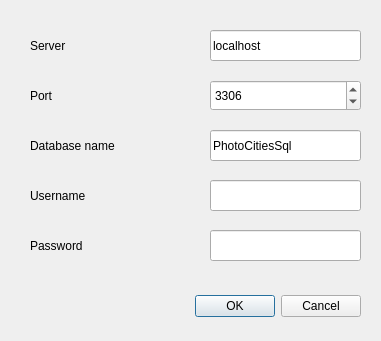
<?xml version="1.0" encoding="UTF-8"?>
<ui version="4.0">
 <class>LoginDialog</class>
 <widget class="QDialog" name="LoginDialog">
  <property name="geometry">
   <rect>
    <x>0</x>
    <y>0</y>
    <width>381</width>
    <height>341</height>
   </rect>
  </property>
  <property name="windowTitle">
   <string>Dialog</string>
  </property>
  <widget class="QDialogButtonBox" name="buttonBox">
   <property name="geometry">
    <rect>
     <x>20</x>
     <y>290</y>
     <width>341</width>
     <height>32</height>
    </rect>
   </property>
   <property name="orientation">
    <enum>Qt::Horizontal</enum>
   </property>
   <property name="standardButtons">
    <set>QDialogButtonBox::Cancel|QDialogButtonBox::Ok</set>
   </property>
  </widget>
  <widget class="QLabel" name="label">
   <property name="geometry">
    <rect>
     <x>30</x>
     <y>30</y>
     <width>151</width>
     <height>31</height>
    </rect>
   </property>
   <property name="text">
    <string>Server</string>
   </property>
  </widget>
  <widget class="QLabel" name="label_2">
   <property name="geometry">
    <rect>
     <x>30</x>
     <y>80</y>
     <width>151</width>
     <height>31</height>
    </rect>
   </property>
   <property name="text">
    <string>Port</string>
   </property>
  </widget>
  <widget class="QLabel" name="label_3">
   <property name="geometry">
    <rect>
     <x>30</x>
     <y>130</y>
     <width>151</width>
     <height>31</height>
    </rect>
   </property>
   <property name="text">
    <string>Database name</string>
   </property>
  </widget>
  <widget class="QLabel" name="label_4">
   <property name="geometry">
    <rect>
     <x>30</x>
     <y>180</y>
     <width>151</width>
     <height>31</height>
    </rect>
   </property>
   <property name="text">
    <string>Username</string>
   </property>
  </widget>
  <widget class="QLabel" name="label_5">
   <property name="geometry">
    <rect>
     <x>30</x>
     <y>230</y>
     <width>151</width>
     <height>31</height>
    </rect>
   </property>
   <property name="text">
    <string>Password</string>
   </property>
  </widget>
  <widget class="QLineEdit" name="lineEdit">
   <property name="geometry">
    <rect>
     <x>210</x>
     <y>30</y>
     <width>151</width>
     <height>31</height>
    </rect>
   </property>
   <property name="text">
    <string>localhost</string>
   </property>
  </widget>
  <widget class="QSpinBox" name="spinBox">
   <property name="geometry">
    <rect>
     <x>210</x>
     <y>80</y>
     <width>151</width>
     <height>31</height>
    </rect>
   </property>
   <property name="maximum">
    <number>65535</number>
   </property>
   <property name="value">
    <number>3306</number>
   </property>
  </widget>
  <widget class="QLineEdit" name="lineEdit_2">
   <property name="geometry">
    <rect>
     <x>210</x>
     <y>130</y>
     <width>151</width>
     <height>31</height>
    </rect>
   </property>
   <property name="text">
    <string>PhotoCitiesSql</string>
   </property>
  </widget>
  <widget class="QLineEdit" name="lineEdit_3">
   <property name="geometry">
    <rect>
     <x>210</x>
     <y>180</y>
     <width>151</width>
     <height>31</height>
    </rect>
   </property>
   <property name="text">
    <string/>
   </property>
  </widget>
  <widget class="QLineEdit" name="lineEdit_4">
   <property name="geometry">
    <rect>
     <x>210</x>
     <y>230</y>
     <width>151</width>
     <height>31</height>
    </rect>
   </property>
   <property name="text">
    <string/>
   </property>
  </widget>
 </widget>
 <resources/>
 <connections>
  <connection>
   <sender>buttonBox</sender>
   <signal>accepted()</signal>
   <receiver>LoginDialog</receiver>
   <slot>accept()</slot>
   <hints>
    <hint type="sourcelabel">
     <x>248</x>
     <y>254</y>
    </hint>
    <hint type="destinationlabel">
     <x>157</x>
     <y>274</y>
    </hint>
   </hints>
  </connection>
  <connection>
   <sender>buttonBox</sender>
   <signal>rejected()</signal>
   <receiver>LoginDialog</receiver>
   <slot>reject()</slot>
   <hints>
    <hint type="sourcelabel">
     <x>316</x>
     <y>260</y>
    </hint>
    <hint type="destinationlabel">
     <x>286</x>
     <y>274</y>
    </hint>
   </hints>
  </connection>
 </connections>
</ui>
